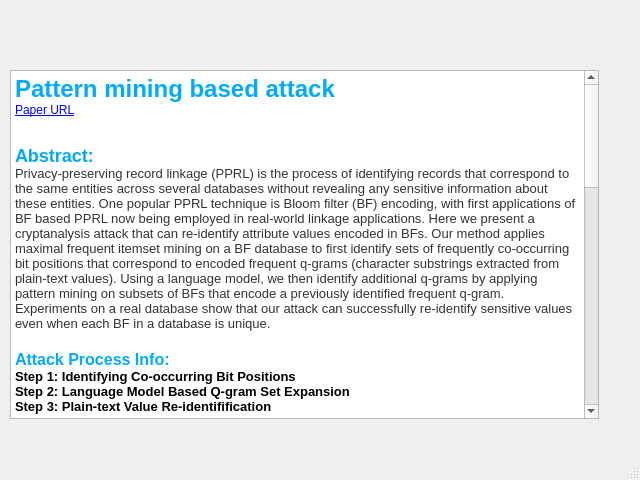
<?xml version="1.0" encoding="UTF-8"?>
<ui version="4.0">
 <class>MainWindow</class>
 <widget class="QMainWindow" name="MainWindow">
  <property name="geometry">
   <rect>
    <x>0</x>
    <y>0</y>
    <width>640</width>
    <height>480</height>
   </rect>
  </property>
  <property name="windowTitle">
   <string>MainWindow</string>
  </property>
  <widget class="QWidget" name="centralwidget">
   <widget class="QTextBrowser" name="textBrowser">
    <property name="geometry">
     <rect>
      <x>10</x>
      <y>70</y>
      <width>589</width>
      <height>349</height>
     </rect>
    </property>
    <property name="html">
     <string>&lt;!DOCTYPE HTML PUBLIC &quot;-//W3C//DTD HTML 4.0//EN&quot; &quot;http://www.w3.org/TR/REC-html40/strict.dtd&quot;&gt;
&lt;html&gt;&lt;head&gt;&lt;meta name=&quot;qrichtext&quot; content=&quot;1&quot; /&gt;&lt;style type=&quot;text/css&quot;&gt;
p, li { white-space: pre-wrap; }
&lt;/style&gt;&lt;/head&gt;&lt;body style=&quot; font-family:'SimSun'; font-size:9pt; font-weight:400; font-style:normal;&quot;&gt;
&lt;p style=&quot; margin-top:0px; margin-bottom:0px; margin-left:0px; margin-right:0px; -qt-block-indent:0; text-indent:0px;&quot;&gt;&lt;span style=&quot; font-size:18pt; font-weight:600; color:#00aaff;&quot;&gt;Pattern mining based attack&lt;/span&gt;&lt;/p&gt;
&lt;p style=&quot; margin-top:0px; margin-bottom:0px; margin-left:0px; margin-right:0px; -qt-block-indent:0; text-indent:0px;&quot;&gt;&lt;a href=&quot;https://ieeexplore.ieee.org/abstract/document/8731536&quot;&gt;&lt;span style=&quot; text-decoration: underline; color:#0000ff;&quot;&gt;Paper URL&lt;/span&gt;&lt;/a&gt;&lt;/p&gt;
&lt;p style=&quot;-qt-paragraph-type:empty; margin-top:0px; margin-bottom:0px; margin-left:0px; margin-right:0px; -qt-block-indent:0; text-indent:0px; text-decoration: underline; color:#0000ff;&quot;&gt;&lt;br /&gt;&lt;/p&gt;
&lt;p style=&quot;-qt-paragraph-type:empty; margin-top:0px; margin-bottom:0px; margin-left:0px; margin-right:0px; -qt-block-indent:0; text-indent:0px; text-decoration: underline; color:#0000ff;&quot;&gt;&lt;br /&gt;&lt;/p&gt;
&lt;p style=&quot; margin-top:0px; margin-bottom:0px; margin-left:0px; margin-right:0px; -qt-block-indent:0; text-indent:0px;&quot;&gt;&lt;span style=&quot; font-family:'HelveticaNeue Regular','sans-serif'; font-size:18px; font-weight:696; color:#00aaff; background-color:#ffffff;&quot;&gt;Abstract:&lt;/span&gt;&lt;/p&gt;
&lt;p style=&quot; margin-top:0px; margin-bottom:0px; margin-left:0px; margin-right:0px; -qt-block-indent:0; text-indent:0px; background-color:#ffffff;&quot;&gt;&lt;span style=&quot; font-family:'HelveticaNeue Regular','sans-serif'; font-size:10pt; color:#333333; background-color:#ffffff;&quot;&gt;Privacy-preserving record linkage (PPRL) is the process of identifying records that correspond to the same entities across several databases without revealing any sensitive information about these entities. One popular PPRL technique is Bloom filter (BF) encoding, with first applications of BF based PPRL now being employed in real-world linkage applications. Here we present a cryptanalysis attack that can re-identify attribute values encoded in BFs. Our method applies maximal frequent itemset mining on a BF database to first identify sets of frequently co-occurring bit positions that correspond to encoded frequent q-grams (character substrings extracted from plain-text values). Using a language model, we then identify additional q-grams by applying pattern mining on subsets of BFs that encode a previously identified frequent q-gram. Experiments on a real database show that our attack can successfully re-identify sensitive values even when each BF in a database is unique.&lt;/span&gt;&lt;/p&gt;
&lt;p style=&quot;-qt-paragraph-type:empty; margin-top:0px; margin-bottom:0px; margin-left:0px; margin-right:0px; -qt-block-indent:0; text-indent:0px; font-size:12pt; font-weight:600; color:#00aaff;&quot;&gt;&lt;br /&gt;&lt;/p&gt;
&lt;p style=&quot; margin-top:0px; margin-bottom:0px; margin-left:0px; margin-right:0px; -qt-block-indent:0; text-indent:0px;&quot;&gt;&lt;span style=&quot; font-size:12pt; font-weight:600; color:#00aaff;&quot;&gt;Attack Process Info:&lt;/span&gt;&lt;/p&gt;
&lt;p style=&quot; margin-top:0px; margin-bottom:0px; margin-left:0px; margin-right:0px; -qt-block-indent:0; text-indent:0px;&quot;&gt;&lt;span style=&quot; font-family:'NimbusRomNo9L-Medi'; font-size:9.46485pt; font-weight:600; color:#000000;&quot;&gt;Step 1: Identifying Co-occurring Bit Positions&lt;/span&gt;&lt;/p&gt;
&lt;p style=&quot; margin-top:0px; margin-bottom:0px; margin-left:0px; margin-right:0px; -qt-block-indent:0; text-indent:0px;&quot;&gt;&lt;span style=&quot; font-family:'NimbusRomNo9L-Medi'; font-size:9.46485pt; font-weight:600; color:#000000;&quot;&gt;Step 2: Language Model Based Q-gram Set Expansion&lt;/span&gt; &lt;/p&gt;
&lt;p style=&quot; margin-top:0px; margin-bottom:0px; margin-left:0px; margin-right:0px; -qt-block-indent:0; text-indent:0px;&quot;&gt;&lt;span style=&quot; font-family:'NimbusRomNo9L-Medi'; font-size:9.46485pt; font-weight:600; color:#000000;&quot;&gt;Step 3: Plain-text Value Re-identifification&lt;/span&gt; &lt;/p&gt;
&lt;p style=&quot;-qt-paragraph-type:empty; margin-top:0px; margin-bottom:0px; margin-left:0px; margin-right:0px; -qt-block-indent:0; text-indent:0px;&quot;&gt;&lt;br /&gt;&lt;/p&gt;
&lt;p style=&quot; margin-top:0px; margin-bottom:0px; margin-left:0px; margin-right:0px; -qt-block-indent:0; text-indent:0px;&quot;&gt;&lt;span style=&quot; font-size:12pt; font-weight:600; color:#00aaff;&quot;&gt;Parameters detail:&lt;/span&gt;&lt;span style=&quot; font-weight:600;&quot;&gt; &lt;/span&gt;&lt;/p&gt;
&lt;p style=&quot; margin-top:0px; margin-bottom:0px; margin-left:0px; margin-right:0px; -qt-block-indent:0; text-indent:0px;&quot;&gt;&lt;span style=&quot; font-family:'JetBrains Mono','monospace'; font-size:9.8pt; font-weight:600; color:#000000;&quot;&gt;pattern_mine_method_str: &lt;/span&gt;&lt;span style=&quot; font-family:'JetBrains Mono','monospace'; font-size:9.8pt; color:#000000;&quot;&gt;  &lt;/span&gt;&lt;/p&gt;
&lt;p style=&quot; margin-top:0px; margin-bottom:0px; margin-left:0px; margin-right:0px; -qt-block-indent:0; text-indent:0px;&quot;&gt;&lt;span style=&quot; font-family:'JetBrains Mono','monospace'; font-size:9.8pt; color:#000000;&quot;&gt;The name of the algorithm use for pattern mining,&lt;br /&gt;where possible values are:&lt;br /&gt;   - apriori   Classical breath-first Apriori&lt;br /&gt;   - mapriori  Memory-based Apriori&lt;br /&gt;   - maxminer  The breath-first Max-Minor approach&lt;br /&gt;   - hmine&lt;/span&gt;&lt;/p&gt;
&lt;p style=&quot;-qt-paragraph-type:empty; margin-top:0px; margin-bottom:0px; margin-left:0px; margin-right:0px; -qt-block-indent:0; text-indent:0px; font-family:'JetBrains Mono','monospace'; font-size:9.8pt; color:#000000;&quot;&gt;&lt;br /&gt;&lt;/p&gt;
&lt;p style=&quot; margin-top:0px; margin-bottom:0px; margin-left:0px; margin-right:0px; -qt-block-indent:0; text-indent:0px;&quot;&gt;&lt;span style=&quot; font-family:'JetBrains Mono','monospace'; font-size:9.8pt; font-weight:600; color:#000000;&quot;&gt;stop_iter_perc:&lt;/span&gt;&lt;span style=&quot; font-family:'JetBrains Mono','monospace'; font-size:9.8pt; color:#000000;&quot;&gt;         &lt;/span&gt;&lt;/p&gt;
&lt;p style=&quot; margin-top:0px; margin-bottom:0px; margin-left:0px; margin-right:0px; -qt-block-indent:0; text-indent:0px;&quot;&gt;&lt;span style=&quot; font-family:'JetBrains Mono','monospace'; font-size:9.8pt; color:#000000;&quot;&gt;The minimum percentage difference required between&lt;br /&gt;the two most frequent q-grams to continue the&lt;br /&gt;recursive Apriori pattern mining approach&lt;/span&gt;&lt;/p&gt;
&lt;p style=&quot; margin-top:0px; margin-bottom:0px; margin-left:0px; margin-right:0px; -qt-block-indent:0; text-indent:0px;&quot;&gt;&lt;span style=&quot; font-family:'JetBrains Mono','monospace'; font-size:9.8pt; color:#000000;&quot;&gt;&lt;br /&gt;&lt;/span&gt;&lt;span style=&quot; font-family:'JetBrains Mono','monospace'; font-size:9.8pt; font-weight:600; color:#000000;&quot;&gt;stop_iter_perc_lm: &lt;/span&gt;&lt;span style=&quot; font-family:'JetBrains Mono','monospace'; font-size:9.8pt; color:#000000;&quot;&gt;        &lt;/span&gt;&lt;/p&gt;
&lt;p style=&quot; margin-top:0px; margin-bottom:0px; margin-left:0px; margin-right:0px; -qt-block-indent:0; text-indent:0px;&quot;&gt;&lt;span style=&quot; font-family:'JetBrains Mono','monospace'; font-size:9.8pt; color:#000000;&quot;&gt;The minimum percentage difference required between&lt;br /&gt;the two q-grams with highest condional probabilities&lt;br /&gt;in language model&lt;/span&gt;&lt;/p&gt;
&lt;p style=&quot;-qt-paragraph-type:empty; margin-top:0px; margin-bottom:0px; margin-left:0px; margin-right:0px; -qt-block-indent:0; text-indent:0px; font-family:'JetBrains Mono','monospace'; font-size:9.8pt; color:#000000;&quot;&gt;&lt;br /&gt;&lt;/p&gt;
&lt;p style=&quot; margin-top:0px; margin-bottom:0px; margin-left:0px; margin-right:0px; -qt-block-indent:0; text-indent:0px;&quot;&gt;&lt;span style=&quot; font-family:'JetBrains Mono','monospace'; font-size:9.8pt; font-weight:600; color:#000000;&quot;&gt;min_part_size:&lt;/span&gt;&lt;span style=&quot; font-family:'JetBrains Mono','monospace'; font-size:9.8pt; color:#000000;&quot;&gt;             &lt;/span&gt;&lt;/p&gt;
&lt;p style=&quot; margin-top:0px; margin-bottom:0px; margin-left:0px; margin-right:0px; -qt-block-indent:0; text-indent:0px;&quot;&gt;&lt;span style=&quot; font-family:'JetBrains Mono','monospace'; font-size:9.8pt; color:#000000;&quot;&gt;The minimum number of BFs in a 'partition' for the&lt;br /&gt;partition to be used with the Apriori algorithm&lt;/span&gt;&lt;/p&gt;
&lt;p style=&quot;-qt-paragraph-type:empty; margin-top:0px; margin-bottom:0px; margin-left:0px; margin-right:0px; -qt-block-indent:0; text-indent:0px; font-family:'JetBrains Mono','monospace'; font-size:9.8pt; color:#000000;&quot;&gt;&lt;br /&gt;&lt;/p&gt;
&lt;p style=&quot; margin-top:0px; margin-bottom:0px; margin-left:0px; margin-right:0px; -qt-block-indent:0; text-indent:0px;&quot;&gt;&lt;span style=&quot; font-family:'JetBrains Mono','monospace'; font-size:9.8pt; font-weight:600; color:#000000;&quot;&gt;max_num_many: &lt;/span&gt;&lt;span style=&quot; font-family:'JetBrains Mono','monospace'; font-size:9.8pt; color:#000000;&quot;&gt;             &lt;/span&gt;&lt;/p&gt;
&lt;p style=&quot; margin-top:0px; margin-bottom:0px; margin-left:0px; margin-right:0px; -qt-block-indent:0; text-indent:0px;&quot;&gt;&lt;span style=&quot; font-family:'JetBrains Mono','monospace'; font-size:9.8pt; color:#000000;&quot;&gt;For the re-identification step, the maximum number&lt;br /&gt;of 1-to-many matches to consider&lt;/span&gt;&lt;/p&gt;
&lt;p style=&quot;-qt-paragraph-type:empty; margin-top:0px; margin-bottom:0px; margin-left:0px; margin-right:0px; -qt-block-indent:0; text-indent:0px; font-family:'JetBrains Mono','monospace'; font-size:9.8pt; color:#000000;&quot;&gt;&lt;br /&gt;&lt;/p&gt;
&lt;p style=&quot; margin-top:0px; margin-bottom:0px; margin-left:0px; margin-right:0px; -qt-block-indent:0; text-indent:0px;&quot;&gt;&lt;span style=&quot; font-family:'JetBrains Mono','monospace'; font-size:9.8pt; font-weight:600; color:#000000;&quot;&gt;re_id_method: &lt;/span&gt;&lt;span style=&quot; font-family:'JetBrains Mono','monospace'; font-size:9.8pt; color:#000000;&quot;&gt;             &lt;/span&gt;&lt;/p&gt;
&lt;p style=&quot; margin-top:0px; margin-bottom:0px; margin-left:0px; margin-right:0px; -qt-block-indent:0; text-indent:0px;&quot;&gt;&lt;span style=&quot; font-family:'JetBrains Mono','monospace'; font-size:9.8pt; color:#000000;&quot;&gt;The approach to be used for re-identification, &lt;/span&gt;&lt;/p&gt;
&lt;p style=&quot; margin-top:0px; margin-bottom:0px; margin-left:0px; margin-right:0px; -qt-block-indent:0; text-indent:0px;&quot;&gt;&lt;span style=&quot; font-family:'JetBrains Mono','monospace'; font-size:9.8pt; color:#000000;&quot;&gt;with possible values: &lt;/span&gt;&lt;/p&gt;
&lt;p style=&quot; margin-top:0px; margin-bottom:0px; margin-left:0px; margin-right:0px; -qt-block-indent:0; text-indent:0px;&quot;&gt;&lt;span style=&quot; font-family:'JetBrains Mono','monospace'; font-size:9.8pt; color:#000000;&quot;&gt;   -'set_inter'&lt;/span&gt;&lt;/p&gt;
&lt;p style=&quot; margin-top:0px; margin-bottom:0px; margin-left:0px; margin-right:0px; -qt-block-indent:0; text-indent:0px;&quot;&gt;&lt;span style=&quot; font-family:'JetBrains Mono','monospace'; font-size:9.8pt; color:#000000;&quot;&gt;   -'apriori'&lt;br /&gt;   -'q_gram_tuple' &lt;/span&gt;&lt;/p&gt;
&lt;p style=&quot; margin-top:0px; margin-bottom:0px; margin-left:0px; margin-right:0px; -qt-block-indent:0; text-indent:0px;&quot;&gt;&lt;span style=&quot; font-family:'JetBrains Mono','monospace'; font-size:9.8pt; color:#000000;&quot;&gt;   -'bf_q_gram_tuple' &lt;/span&gt;&lt;/p&gt;
&lt;p style=&quot; margin-top:0px; margin-bottom:0px; margin-left:0px; margin-right:0px; -qt-block-indent:0; text-indent:0px;&quot;&gt;&lt;span style=&quot; font-family:'JetBrains Mono','monospace'; font-size:9.8pt; color:#000000;&quot;&gt;   -'bf_tuple'&lt;br /&gt;   -'all'&lt;/span&gt;&lt;/p&gt;
&lt;p style=&quot; margin-top:0px; margin-bottom:0px; margin-left:0px; margin-right:0px; -qt-block-indent:0; text-indent:0px;&quot;&gt;&lt;span style=&quot; font-family:'JetBrains Mono','monospace'; font-size:9.8pt; color:#000000;&quot;&gt;   -'none' (if set to 'none' then no&lt;br /&gt;	re-identification will be attempted)&lt;br /&gt;&lt;/span&gt;&lt;/p&gt;
&lt;p style=&quot; margin-top:0px; margin-bottom:0px; margin-left:0px; margin-right:0px; -qt-block-indent:0; text-indent:0px;&quot;&gt;&lt;span style=&quot; font-family:'JetBrains Mono','monospace'; font-size:9.8pt; font-weight:600; color:#000000;&quot;&gt;expand_lang_model: &lt;/span&gt;&lt;span style=&quot; font-family:'JetBrains Mono','monospace'; font-size:9.8pt; color:#000000;&quot;&gt;        &lt;/span&gt;&lt;/p&gt;
&lt;p style=&quot; margin-top:0px; margin-bottom:0px; margin-left:0px; margin-right:0px; -qt-block-indent:0; text-indent:0px;&quot;&gt;&lt;span style=&quot; font-family:'JetBrains Mono','monospace'; font-size:9.8pt; color:#000000;&quot;&gt;expand lang modelis the language model type. &lt;/span&gt;&lt;/p&gt;
&lt;p style=&quot; margin-top:0px; margin-bottom:0px; margin-left:0px; margin-right:0px; -qt-block-indent:0; text-indent:0px;&quot;&gt;&lt;span style=&quot; font-family:'JetBrains Mono','monospace'; font-size:9.8pt; color:#000000;&quot;&gt;Inputs can be:&lt;br /&gt;   - single&lt;br /&gt;   - tuple&lt;br /&gt;   - all&lt;/span&gt;&lt;/p&gt;
&lt;p style=&quot;-qt-paragraph-type:empty; margin-top:0px; margin-bottom:0px; margin-left:0px; margin-right:0px; -qt-block-indent:0; text-indent:0px; font-family:'JetBrains Mono','monospace'; font-size:9.8pt; color:#000000;&quot;&gt;&lt;br /&gt;&lt;/p&gt;
&lt;p style=&quot; margin-top:0px; margin-bottom:0px; margin-left:0px; margin-right:0px; -qt-block-indent:0; text-indent:0px;&quot;&gt;&lt;span style=&quot; font-family:'JetBrains Mono','monospace'; font-size:9.8pt; font-weight:600; color:#000000;&quot;&gt;lang_model_min_freq:&lt;/span&gt;&lt;/p&gt;
&lt;p style=&quot; margin-top:0px; margin-bottom:0px; margin-left:0px; margin-right:0px; -qt-block-indent:0; text-indent:0px;&quot;&gt;&lt;span style=&quot; font-family:'JetBrains Mono','monospace'; font-size:9.8pt; color:#000000;&quot;&gt;minimum frequency of language model&lt;/span&gt;&lt;/p&gt;&lt;/body&gt;&lt;/html&gt;</string>
    </property>
   </widget>
  </widget>
  <widget class="QMenuBar" name="menubar">
   <property name="geometry">
    <rect>
     <x>0</x>
     <y>0</y>
     <width>640</width>
     <height>22</height>
    </rect>
   </property>
  </widget>
  <widget class="QStatusBar" name="statusbar"/>
 </widget>
 <resources/>
 <connections/>
</ui>
